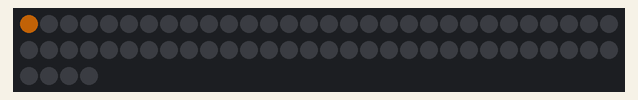
A sketch run on a simulated Arduino Uno, built with avr-gcc and run on an emulated ATmega328P. Shown: 64 RGB LEDs in strip order, left to right, continuing on the next row. Dim RGB values are drawn brighter than linear; random numbers use the default seed unless the sketch sets one.

Above: at 0.27 s.
At 5.2 s:
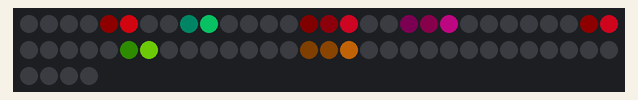
At 10.12 s:
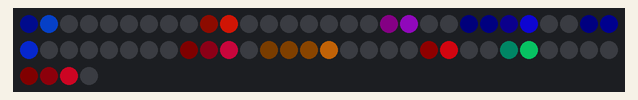
At 20.09 s:
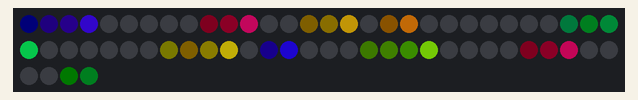
At 29.95 s:
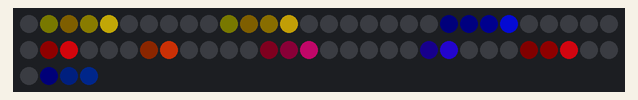
At 39.93 s:
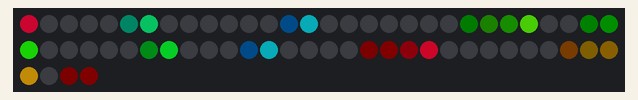

The sketch:

Beads.ino
```cpp
#include "FastLED.h"
#define DATA_PIN   8
#define NUM_LEDS   64
/*
 Hello
 I design developer tools for embedded electronic systems. You can buy my projects design files.
 https://www.altiumdesignerprojects.com
*/
CRGB leds[NUM_LEDS];

uint8_t gHueDots = 0; // rotating "base color" used by many of the patterns
#define ARRAY_SIZE(A) (sizeof(A) / sizeof((A)[0]))

void setup(){
 Serial.begin(115200);
 FastLED.addLeds<WS2812B, DATA_PIN, GRB>(leds, NUM_LEDS).setCorrection(TypicalLEDStrip);
 FastLED.setBrightness(128);
 FastLED.clear();
}

void loop(){

 Beads();

}


void Beads(){
  const uint16_t spewSpeed = 100;  // rate of advance
  static boolean spewing = 0;      // pixels are On(1) or Off(0)
  static uint8_t count = 1;        // how many to light (or not light)
  static uint8_t temp = count;
  static uint8_t hue = random8();
  EVERY_N_MILLISECONDS(spewSpeed){
    if (count == 0) {
      spewing = !spewing;
      if (spewing == 1) { count = random8(2,5); }  // random number for On pixels
      else { count = random8(1,8); }  // random number for Off pixels
      temp = count;
      //gHueDots = gHueDots - 30;
      hue = random8();
    }
    for (uint8_t i = NUM_LEDS-1; i > 0; i--) {
      leds[i] = leds[i-1];  // shift data down the line by one pixel
    }
    if (spewing == 1) {  // new pixels are On
      if (temp == count) {
        leds[0] = CHSV(hue-5, 215, 255);  // for first dot
        //leds[0] = CHSV(gHueDots-5, 215, 255);  // for first dot
      } else {
        leds[0] = CHSV(hue, 255, 255/(1+((temp-count)*2)) );  // for following dots
        //leds[0] = CHSV(gHueDots, 255, 255/(1+((temp-count)*2)) );  // for following dots
      }
    } else {  // new pixels are Off
      leds[0] = CHSV(0,0,0);  // set pixel 0 to black
    }
    count = count - 1;  // reduce count by one.
  }//end every_n
  FastLED.show();
  FastLED.delay(8);
  EVERY_N_MILLISECONDS( 20 ) { gHueDots++; } // slowly cycle the "base color" through the rainbow
}
```
